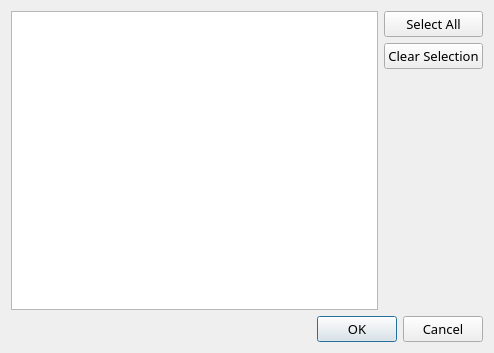
<?xml version="1.0" encoding="UTF-8"?>
<ui version="4.0">
 <class>Dialog</class>
 <widget class="QDialog" name="Dialog">
  <property name="geometry">
   <rect>
    <x>0</x>
    <y>0</y>
    <width>494</width>
    <height>353</height>
   </rect>
  </property>
  <property name="windowTitle">
   <string>Dialog</string>
  </property>
  <layout class="QVBoxLayout" name="verticalLayout">
   <item>
    <layout class="QHBoxLayout" name="horizontalLayout">
     <item>
      <widget class="QListView" name="tabsSelectList">
       <property name="font">
        <font>
         <family>Alegreya Sans SC</family>
         <pointsize>11</pointsize>
        </font>
       </property>
      </widget>
     </item>
     <item>
      <layout class="QVBoxLayout" name="verticalLayout_2">
       <item>
        <widget class="QPushButton" name="selectAll">
         <property name="font">
          <font>
           <family>Alegreya Sans SC</family>
           <pointsize>10</pointsize>
          </font>
         </property>
         <property name="text">
          <string>Select All</string>
         </property>
        </widget>
       </item>
       <item>
        <widget class="QPushButton" name="clear">
         <property name="font">
          <font>
           <family>Alegreya Sans SC</family>
           <pointsize>10</pointsize>
          </font>
         </property>
         <property name="text">
          <string>Clear Selection</string>
         </property>
        </widget>
       </item>
       <item>
        <spacer name="verticalSpacer">
         <property name="orientation">
          <enum>Qt::Vertical</enum>
         </property>
         <property name="sizeHint" stdset="0">
          <size>
           <width>20</width>
           <height>40</height>
          </size>
         </property>
        </spacer>
       </item>
      </layout>
     </item>
    </layout>
   </item>
   <item>
    <widget class="QDialogButtonBox" name="buttonBox">
     <property name="font">
      <font>
       <family>Alegreya Sans SC</family>
       <pointsize>10</pointsize>
      </font>
     </property>
     <property name="orientation">
      <enum>Qt::Horizontal</enum>
     </property>
     <property name="standardButtons">
      <set>QDialogButtonBox::Cancel|QDialogButtonBox::Ok</set>
     </property>
    </widget>
   </item>
  </layout>
 </widget>
 <resources/>
 <connections>
  <connection>
   <sender>buttonBox</sender>
   <signal>accepted()</signal>
   <receiver>Dialog</receiver>
   <slot>accept()</slot>
   <hints>
    <hint type="sourcelabel">
     <x>248</x>
     <y>254</y>
    </hint>
    <hint type="destinationlabel">
     <x>157</x>
     <y>274</y>
    </hint>
   </hints>
  </connection>
  <connection>
   <sender>buttonBox</sender>
   <signal>rejected()</signal>
   <receiver>Dialog</receiver>
   <slot>reject()</slot>
   <hints>
    <hint type="sourcelabel">
     <x>316</x>
     <y>260</y>
    </hint>
    <hint type="destinationlabel">
     <x>286</x>
     <y>274</y>
    </hint>
   </hints>
  </connection>
 </connections>
</ui>
